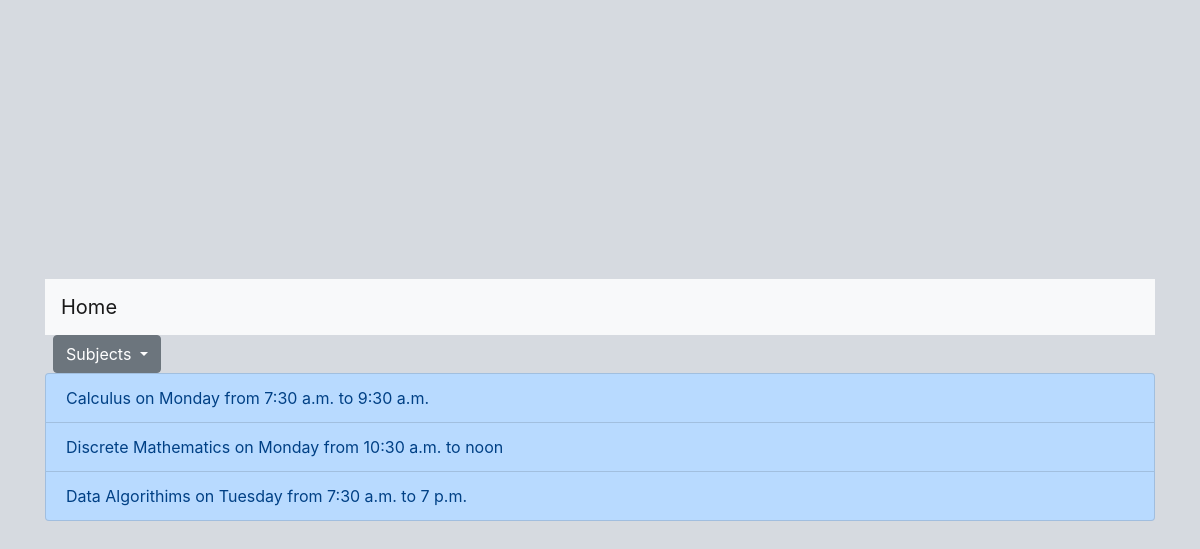
Page /schedule/ (signed in) on the committed database.
### planner/models.py (models this page shows, shortened)
class Timetable(models.Model):
    student = models.ForeignKey(settings.AUTH_USER_MODEL, on_delete=models.CASCADE)
    subject = models.CharField(max_length=100)
    day_of_week = models.CharField(max_length=10, choices=[
        ('Monday', 'Monday'),
        ('Tuesday', 'Tuesday'),
        ('Wednesday', 'Wednesday'),
        ('Thursday', 'Thursday'),
        ('Friday', 'Friday'),
        ('Saturday', 'Saturday'),
        ('Sunday', 'Sunday')
    ])
    start_time = models.TimeField(default='7:30')
    end_time = models.TimeField(default='19:00')
    date = models.DateField(default=date.today)

### planner/views.py (the view)
# urls.py: path('schedule/', planner_views.schedule_view, name='schedule'),
def schedule_view(request):
    student = request.user
    subject = Timetable.objects.filter(student=student).values_list('subject', flat=True).distinct()
    subjectFromQuery = request.GET.get('subject')
    subject_entries = Timetable.objects.filter(student=student).order_by('day_of_week', 'start_time')
    if subjectFromQuery and subjectFromQuery != "":
        subject_entries = subject_entries.filter(subject_iexact=subjectFromQuery.strip())
    return render(request, "planner/schedule.html", {
        'subject_entries': subject_entries,
        'subject': subject
    })

### planner/templates/planner/schedule.html (shortened to what this page needs)
{% extends "EduTrack/layout.html" %}
{% block body %}
<nav class="navbar navbar-light bg-light">
    <a class="navbar-brand" href="{% url 'EduTrack-home' %}">Home</a>
</nav>
<div class="dropdown mx-2">
    <button width="100" class="btn btn-secondary dropdown-toggle" type="button" id="dropdownMenuButton" data-toggle="dropdown" aria-haspopup="true" aria-expanded="false">
      Subjects
    </button>
  </div>
  <div class="list-group">
  {% for entry in subject_entries  %}
     <li class="list-group-item list-group-item-primary">{{ entry.subject }} on {{ entry.day_of_week }} from {{ entry.start_time }} to {{ entry.end_time }}</li>
  {% endfor  %}
  </div>
{% endblock %}

### EduTrack/templates/EduTrack/layout.html (shortened to what this page needs)
{% load static %}
<!DOCTYPE html>
<html lang="en">
    <head>
        <link href="https://stackpath.bootstrapcdn.com/bootstrap/4.5.2/css/bootstrap.min.css" rel="stylesheet">
        <link rel="stylesheet" type="text/css" href="{% static 'EduTrack/main.css' %}">
    </head>
    <body>
        <div class="container">
            {% block body %}{% endblock %}
        </div>
    </body>
</html>

### EduTrack/static/EduTrack/main.css (style rules this page uses)
body { margin: 0 auto; }
*, *:after, *:before { box-sizing: border-box; }
:root { --c-theme-primary: #008FFD; --c-theme-primary-accent: #CBE8FF; --c-bg-primary: #D6DAE0; --c-bg-secondary: #EAEBEC; --c-bg-tertiary: #FDFDFD; --c-text-primary: #1F1F25; --c-text-secondary: #999FA6; }
body { font-family: "Inter", sans-serif; line-height: 1.5; min-height: 100vh; display: flex; align-items: center; justify-content: center; background-color: var(--c-bg-primary); color: var(--c-text-primary); }

### rows in the picture
Timetable: subject "Calculus", day_of_week "Monday", start_time "7:30 a.m.", end_time "9:30 a.m."
Timetable: subject "Discrete Mathematics", day_of_week "Monday", start_time "10:30 a.m.", end_time "noon"
Timetable: subject "Data Algorithims", day_of_week "Tuesday", start_time "7:30 a.m.", end_time "7 p.m."
